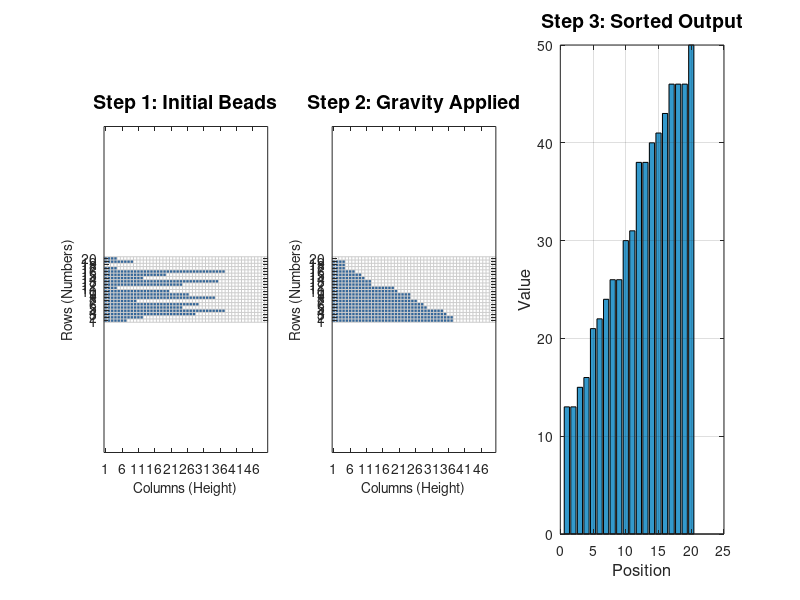

This chart was generated by the following MATLAB code: (Note: this script raises an error after producing the figure.)
% Gravity Sort with Visualization
% This version shows the sorting process visually

function gravitysort_visualized()
    % Parameters
    n       = 20;                               % Number of integers (reduced for better visualization)
    r       = 50;                               % Range of integers (from 1 to r)

    rng default                                 % Default random number generator

    data    = randi(r, 1, n);                   % Random data generation

    fprintf('Gravity Sort Visualization\n');
    fprintf('==========================\n');
    fprintf('Input data: ');
    disp(data);
    fprintf('\n');

    % Start timing
    tic;

    % Run gravity sort with visualization
    sorted = gravity_sort_with_viz(data);

    % End timing
    elapsed = toc;

    fprintf('\nSorted data: ');
    disp(sorted);
    fprintf('Time elapsed: %.4f seconds\n', elapsed);
    fprintf('\nVerification: ');
    if isequal(sorted, sort(data))
        fprintf('✓ Correctly sorted!\n');
    else
        fprintf('✗ Sort failed!\n');
    end
end

function sorted = gravity_sort_with_viz(data)
    maxVal = max(data);
    dataLen = length(data);

    % Build sparse matrix for initial bead placement
    totalElements = sum(data);
    rowIdx = zeros(1, totalElements);
    colIdx = zeros(1, totalElements);

    idx = 1;
    for i = 1 : dataLen
        numCols = data(i);
        if numCols > 0
            cols = (maxVal - numCols + 1) : maxVal;
            rowIdx(idx:idx+numCols-1) = i;
            colIdx(idx:idx+numCols-1) = cols;
            idx = idx + numCols;
        end
    end

    s = sparse(rowIdx, colIdx, 1, dataLen, maxVal);

    % Create figure for visualization
    figure('Name', 'Gravity Sort Visualization', 'Position', [100, 100, 1200, 600]);

    % Subplot 1: Initial bead configuration
    subplot(1, 3, 1);
    visualize_beads(full(s), 'Initial Bead Configuration');
    title('Step 1: Initial Beads', 'FontSize', 14, 'FontWeight', 'bold');

    % Apply gravity
    colSums = full(sum(s, 1));
    nonZeroCols = find(colSums > 0);
    numNonZero = length(nonZeroCols);
    totalElements2 = sum(colSums(nonZeroCols));
    rowIdx2 = zeros(1, totalElements2);
    colIdx2 = zeros(1, totalElements2);

    idx = 1;
    for j = 1 : numNonZero
        i = nonZeroCols(j);
        numRows = colSums(i);
        rows = (dataLen - numRows + 1) : dataLen;
        rowIdx2(idx:idx+numRows-1) = rows;
        colIdx2(idx:idx+numRows-1) = i;
        idx = idx + numRows;
    end

    s_gravity = sparse(rowIdx2, colIdx2, 1, dataLen, maxVal);

    % Subplot 2: After gravity applied
    subplot(1, 3, 2);
    visualize_beads(full(s_gravity), 'After Gravity Applied');
    title('Step 2: Gravity Applied', 'FontSize', 14, 'FontWeight', 'bold');

    % Calculate sorted result
    sorted = full(sum(s_gravity, 2))';

    % Subplot 3: Bar chart of sorted result
    subplot(1, 3, 3);
    bar(sorted, 'FaceColor', [0.2 0.6 0.8]);
    xlabel('Position', 'FontSize', 12);
    ylabel('Value', 'FontSize', 12);
    title('Step 3: Sorted Output', 'FontSize', 14, 'FontWeight', 'bold');
    grid on;

    % Add overall title
    sgtitle('Gravity Sort: Visual Step-by-Step Process', 'FontSize', 16, 'FontWeight', 'bold');
end

function visualize_beads(matrix, titleStr)
    % Visualize the bead matrix
    % Beads (1s) are shown as filled circles, empty spaces (0s) are white

    [rows, cols] = size(matrix);

    % Limit visualization size for readability
    maxCols = min(cols, 100);
    matrix = matrix(:, end-maxCols+1:end);  % Show rightmost columns (where beads are)

    % Create image with color mapping
    imagesc(matrix);
    colormap(flipud([1 1 1; 0.2 0.4 0.6]));  % White for 0, Blue for 1
    axis equal tight;

    % Add grid lines
    hold on;
    for i = 0.5:1:rows+0.5
        plot([0.5, maxCols+0.5], [i, i], 'Color', [0.8 0.8 0.8], 'LineWidth', 0.5);
    end
    for j = 0.5:1:maxCols+0.5
        plot([j, j], [0.5, rows+0.5], 'Color', [0.8 0.8 0.8], 'LineWidth', 0.5);
    end
    hold off;

    % Labels
    xlabel('Columns (Height)', 'FontSize', 10);
    ylabel('Rows (Numbers)', 'FontSize', 10);

    % Adjust ticks for better readability
    if rows <= 20
        yticks(1:rows);
    end
    if maxCols <= 50
        set(gca, 'XTick', 1:5:maxCols);
    end

    set(gca, 'YDir', 'normal');  % Flip Y axis so row 1 is at bottom
end
